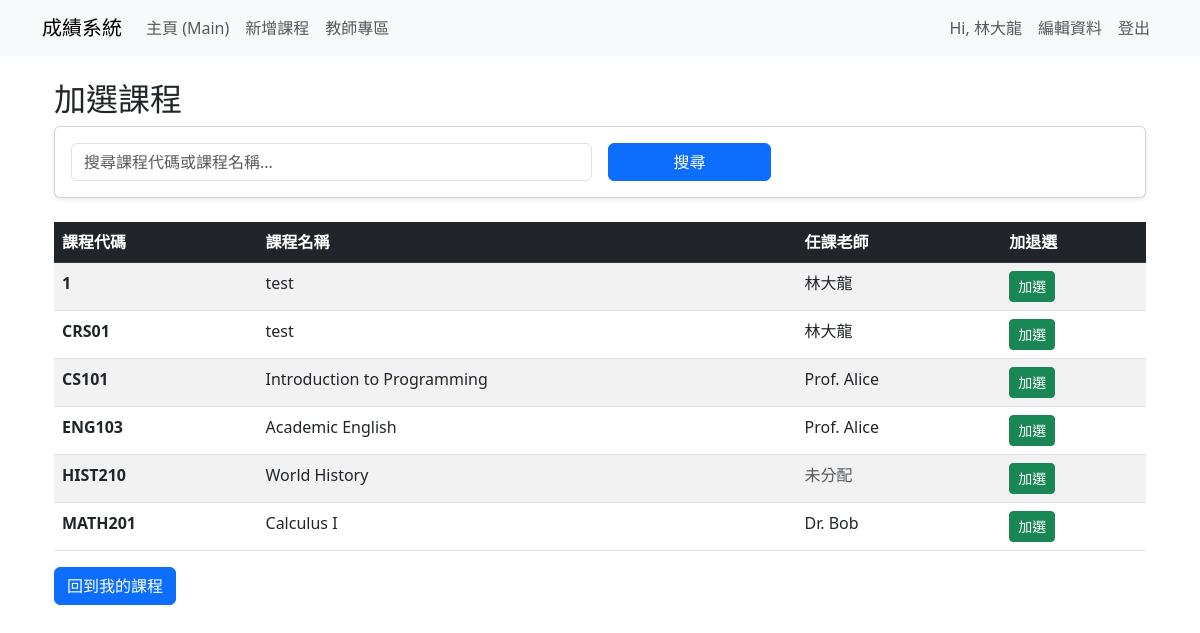
/accounts/courses/available/ (signed in), run on the app's committed database.
### grades/models.py (models this page shows, shortened)
class Profile(models.Model):
    user = models.OneToOneField(User, on_delete=models.CASCADE, related_name='profile')
    full_name = models.CharField(max_length=150, blank=True, verbose_name="姓名")
    avatar = models.ImageField(upload_to='avatars/', null=True, blank=True, verbose_name="個人頭像")
    is_teacher = models.BooleanField(default=False, verbose_name="是否為教師")

class Course(models.Model):
    SCHEDULE_CHOICES = [
        ('週一', [
            ('MON_1', '第1節 08:00-09:00'),
            ('MON_2', '第2節 09:10-10:10'),
            ('MON_3', '第3節 10:20-11:20'),
            ('MON_4', '第4節 11:30-12:30'),
            ('MON_5', '第5節 13:30-14:30'),
            ('MON_6', '第6節 14:40-15:40'),
            ('MON_7', '第7節 15:50-16:50'),
            ('MON_8', '第8節 17:00-18:00'),
        ]),
        ('週二', [
            ('TUE_1', '第1節 08:00-09:00'),
            ('TUE_2', '第2節 09:10-10:10'),
            ('TUE_3', '第3節 10:20-11:20'),
            ('TUE_4', '第4節 11:30-12:30'),
            ('TUE_5', '第5節 13:30-14:30'),
            ('TUE_6', '第6節 14:40-15:40'),
            ('TUE_7', '第7節 15:50-16:50'),
            ('TUE_8', '第8節 17:00-18:00'),
        ]),
        ('週三', [
            ('WED_1', '第1節 08:00-09:00'),
            ('WED_2', '第2節 09:10-10:10'),
            ('WED_3', '第3節 10:20-11:20'),
            ('WED_4', '第4節 11:30-12:30'),
            ('WED_5', '第5節 13:30-14:30'),
            ('WED_6', '第6節 14:40-15:40'),
            ('WED_7', '第7節 15:50-16:50'),
            ('WED_8', '第8節 17:00-18:00'),
        ]),
        ('週四', [
            ('THU_1', '第1節 08:00-09:00'),
            ('THU_2', '第2節 09:10-10:10'),
            ('THU_3', '第3節 10:20-11:20'),
            ('THU_4', '第4節 11:30-12:30'),
            ('THU_5', '第5節 13:30-14:30'),
            ('THU_6', '第6節 14:40-15:40'),
            ('THU_7', '第7節 15:50-16:50'),
            ('THU_8', '第8節 17:00-18:00'),
        ]),
        ('週五', [
            ('FRI_1', '第1節 08:00-09:00'),
            ('FRI_2', '第2節 09:10-10:10'),
            ('FRI_3', '第3節 10:20-11:20'),
            ('FRI_4', '第4節 11:30-12:30'),
            ('FRI_5', '第5節 13:30-14:30'),
            ('FRI_6', '第6節 14:40-15:40'),
            ('FRI_7', '第7節 15:50-16:50'),
            ('FRI_8', '第8節 17:00-18:00'),
        ]),
    ]
    name = models.CharField(max_length=100, verbose_name="課程名稱")
    code = models.CharField(max_length=20, unique=True, verbose_name="課程號碼")
    description = models.TextField(blank=True, verbose_name="課程描述")
    schedule = models.CharField(max_length=200, blank=False, verbose_name="上課時間")
    credits = models.PositiveSmallIntegerField(default=3, verbose_name="學分數")
    teacher = models.ForeignKey(
        User,
        null=True,
        blank=True,
        on_delete=models.SET_NULL,
        related_name='teaching_courses',
        verbose_name="任課教師",
    )
    capacity = models.PositiveIntegerField(default=40, verbose_name="課程人數上限")

### grades/views.py (the view)
# urls.py: path('courses/available/', views.available_courses, name='available_courses'),
@login_required
def available_courses(request):
    enrolled_course_ids = Enrollment.objects.filter(student=request.user).values_list('course_id', flat=True)
    available = Course.objects.exclude(id__in=enrolled_course_ids).order_by('code')
    search_query = request.GET.get('search', '').strip()
    if search_query:
        from django.db.models import Q
        available = available.filter(
            Q(name__icontains=search_query) | Q(code__icontains=search_query)
        )
    return render(request, 'available_courses.html', {
        'courses': available,
        'search_query': search_query
    })

### templates/available_courses.html (shortened to what this page needs)
{% extends 'base.html' %}
{% block content %}
<div class="container mt-4">
  <h2>加選課程</h2>
  <div class="card mb-4 shadow-sm">
    <div class="card-body">
      <form method="get" action="{% url 'available_courses' %}" class="row g-3">
        <div class="col-md-6">
          <input
            type="text"
            class="form-control"
            name="search"
            placeholder="搜尋課程代碼或課程名稱..."
            value="{{ search_query }}"
          >
        </div>
        <div class="col-md-2">
          <button type="submit" class="btn btn-primary w-100">搜尋</button>
        </div>
      </form>
    </div>
  </div>
  {% if courses %}
  <table class="table table-striped table-hover">
    <thead class="table-dark">
      <tr>
        <th>課程代碼</th>
        <th>課程名稱</th>
        <th>任課老師</th>
        <th>加退選</th>
      </tr>
    </thead>
    <tbody>
      {% for course in courses %}
      <tr>
        <td><strong>{{ course.code }}</strong></td>
        <td>{{ course.name }}</td>
        <td>
          {% if course.teacher %}
            {{ course.teacher.profile.full_name|default:course.teacher.username }}
          {% else %}
            <span class="text-muted">未分配</span>
          {% endif %}
        </td>
        <td>
          {% if user.is_authenticated %}
            <form method="post" action="{% url 'enroll_student_course' course.id %}" style="display:inline;">
              <button type="submit" class="btn btn-sm btn-success">加選</button>
            </form>
          {% else %}
            <a href="{% url 'login' %}?next={% url 'available_courses' %}" class="btn btn-sm btn-outline-primary">請先登入</a>
          {% endif %}
        </td>
      </tr>
      {% endfor %}
    </tbody>
  </table>
  {% else %}
  <div class="alert alert-info">沒有可加選的課程。</div>
  {% endif %}
  <div class="mt-3">
    <a href="{% url 'student_courses' %}" class="btn btn-primary">回到我的課程</a>
  </div>
</div>
{% endblock %}

### templates/base.html (shortened to what this page needs)
<!doctype html>
<html lang="zh-Hant">
  <head>
    <link href="https://cdn.jsdelivr.net/npm/bootstrap@5.3.0/dist/css/bootstrap.min.css" rel="stylesheet">
  </head>
  <body>
    <nav class="navbar navbar-expand-lg navbar-light bg-light mb-3">
      <div class="container">
        <a class="navbar-brand" href="{% url 'index' %}">成績系統</a>
        <div class="collapse navbar-collapse">
          <ul class="navbar-nav me-auto">
            <li class="nav-item"><a class="nav-link" href="{% url 'main' %}">主頁 (Main)</a></li>
            {% if user.is_authenticated and user.profile and user.profile.is_teacher %}
              <li class="nav-item"><a class="nav-link" href="{% url 'add_course' %}">新增課程</a></li>
            {% endif %}
            {% if user.is_authenticated and user.profile and user.profile.is_teacher %}
              <li class="nav-item"><a class="nav-link" href="{% url 'teacher_courses' %}">教師專區</a></li>
            {% endif %}
          </ul>
          <ul class="navbar-nav">
            {% if user.is_authenticated %}
              <li class="nav-item d-flex align-items-center">
                <span class="nav-link">Hi, {% if user.profile and user.profile.full_name %}{{ user.profile.full_name }}{% else %}{{ user.username }}{% endif %}</span>
              </li>
              <li class="nav-item"><a class="nav-link" href="{% url 'edit_profile' %}">編輯資料</a></li>
              <li class="nav-item">
                <form method="post" action="{% url 'logout' %}" style="display:inline;">
                  <button type="submit" class="nav-link btn btn-link" style="border:none;background:none;cursor:pointer;">登出</button>
                </form>
              </li>
            {% else %}
              <li class="nav-item"><a class="nav-link" href="{% url 'login' %}">登入</a></li>
              <li class="nav-item"><a class="nav-link" href="{% url 'register' %}">學生註冊</a></li>
              <li class="nav-item"><a class="nav-link" href="/admin/login/?next=/admin/">管理員登入</a></li>
            {% endif %}
          </ul>
        </div>
      </div>
    </nav>
    <div class="container">
      {% block content %}{% endblock %}
    </div>
  </body>
</html>

### data on the page
Course: code "1", name "test", teacher.profile.full_name "林大龍"
Course: code "CRS01", name "test", teacher.profile.full_name "林大龍"
Course: code "CS101", name "Introduction to Programming", teacher.profile.full_name "Prof. Alice"
Course: code "ENG103", name "Academic English", teacher.profile.full_name "Prof. Alice"
Course: code "HIST210", name "World History", shows "未分配"
Course: code "MATH201", name "Calculus I", teacher.profile.full_name "Dr. Bob"

### other printed values
{{ user.profile.full_name }} "林大龍"
